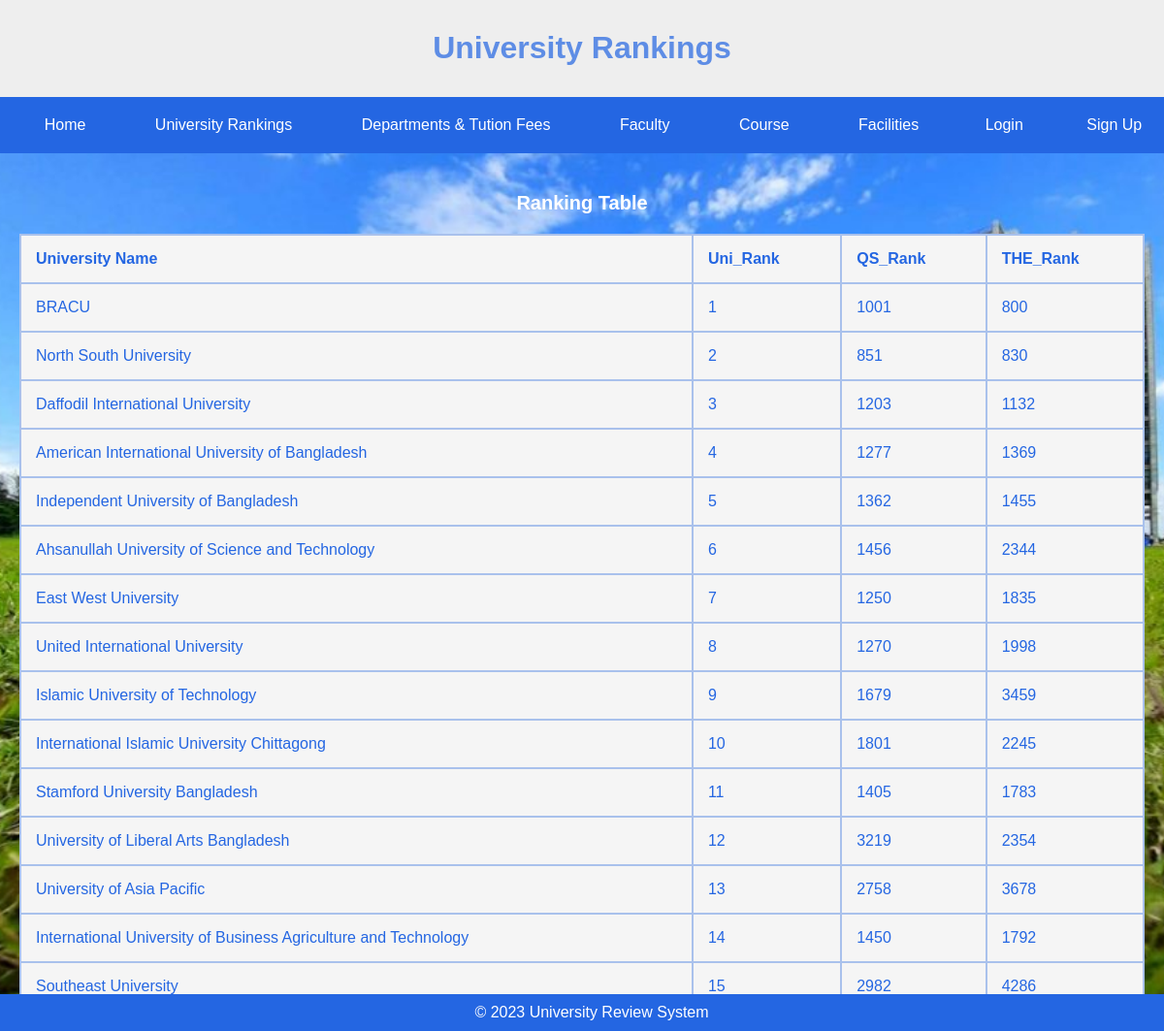
/ranking.php, run on the app's committed database.
### tables this page shows
CREATE TABLE `ranking` (
  `name` varchar(100) NOT NULL,
  `uni_rank` int(5) NOT NULL,
  `QS_rank` int(5) NOT NULL,
  `THE_rank` int(5) NOT NULL
);

### ranking.php (the view, shortened to what this page needs)
<?php
require_once('db.php');
$column = isset($_GET['column']) ? $_GET['column'] : 'uni_rank';
$order = isset($_GET['order']) ? $_GET['order'] : 'ASC';
$validColumns = ['name', 'uni_rank', 'QS_rank', 'THE_rank'];
$column = in_array($column, $validColumns) ? $column : 'uni_rank';
$query = "SELECT * FROM ranking ORDER BY $column $order";
$result = mysqli_query($con, $query);
?>
<!DOCTYPE html>
<html lang="en">
<head>
</head>
<body>
<header>
    <h1>University Rankings</h1>
</header>
<nav>
    <a href="index.php">Home</a>
    <a href="ranking.php">University Rankings</a>
    <a href="department.php">Departments & Tution Fees</a>
    <a href="faculty.php">Faculty</a>
    <a href="course.php">Course</a>
    <a href="facilities.php">Facilities</a>
    <a href="login.php" class="login">Login</a>
    <a href="signup.php" class="signup">Sign Up</a>
</nav>
<section>
    <h3>Ranking Table</h3>
    <table id="rankingsTable">
        <thead>
            <tr>
                <th onclick="sortTable('name')">University Name</th>
                <th onclick="sortTable('uni_rank')">Uni_Rank</th>
                <th onclick="sortTable('QS_rank')">QS_Rank</th>
                <th onclick="sortTable('THE_rank')">THE_Rank</th>
            </tr>
        </thead>
        <tbody>
        <?php
            while ($rows = mysqli_fetch_assoc($result)) {
                ?>
                <tr>
                    <td><?php echo $rows['name']; ?></td>
                    <td><?php echo $rows['uni_rank']; ?></td>
                    <td><?php echo $rows['QS_rank']; ?></td>
                    <td><?php echo $rows['THE_rank']; ?></td>
                </tr>
                <?php
            }
            ?>
        </tbody>
    </table>
</section>
<footer>
    &copy; 2023 University Review System
</footer>
</body>
</html>

### ranking.php (style rules this page uses)
body { font-family: Arial, sans-serif; margin: 0; padding: 0; background: url('pic.jpg') no-repeat center center fixed; background-size: cover; color: #fff; }
header { width: 100%; background-color: #eeeeee; color: #2466e2b6; text-align: center; padding: 10px; box-sizing: border-box; margin: 0; }
h3 { text-align: center; font-size: 20px; }
nav { width: 100%; background-color: #2466e2; color: white; padding: 10px; text-align: center; display: flex; font-size: bold; justify-content: space-around; }
nav a { text-decoration: none; color: white; padding: 10px 15px; border-radius: 5px; transition: background-color 0.3s ease; }
nav a.login, nav a.signup { padding: 10px 12px; }
section { padding: 20px; }
table { width: 100%; border-collapse: collapse; margin-top: 20px; border: 2px solid #2466e2; }
th, td { padding: 15px; text-align: left; border: 2px solid #a9c1ec; }
th { background-color:#f5f5f5 ; color: #2466e2; }
tbody tr { background-color:#f5f5f5; color: #2466e2; }
footer { background-color: #2466e2; color: white; padding: 10px; text-align: center; position: fixed; bottom: 0; width: 100%; }

### data on the page
ranking: name "BRACU", uni_rank "1", QS_rank "1001", THE_rank "800"
ranking: name "North South University", uni_rank "2", QS_rank "851", THE_rank "830"
ranking: name "Daffodil International University", uni_rank "3", QS_rank "1203", THE_rank "1132"
ranking: name "American International University of Bangladesh", uni_rank "4", QS_rank "1277", THE_rank "1369"
ranking: name "Independent University of Bangladesh", uni_rank "5", QS_rank "1362", THE_rank "1455"
ranking: name "Ahsanullah University of Science and Technology", uni_rank "6", QS_rank "1456", THE_rank "2344"
ranking: name "East West University", uni_rank "7", QS_rank "1250", THE_rank "1835"
ranking: name "United International University", uni_rank "8", QS_rank "1270", THE_rank "1998"
ranking: name "Islamic University of Technology", uni_rank "9", QS_rank "1679", THE_rank "3459"
ranking: name "International Islamic University Chittagong", uni_rank "10", QS_rank "1801", THE_rank "2245"
ranking: name "Stamford University Bangladesh", uni_rank "11", QS_rank "1405", THE_rank "1783"
ranking: name "University of Liberal Arts Bangladesh", uni_rank "12", QS_rank "3219", THE_rank "2354"
ranking: name "University of Asia Pacific", uni_rank "13", QS_rank "2758", THE_rank "3678"
ranking: name "International University of Business Agriculture and Technology", uni_rank "14", QS_rank "1450", THE_rank "1792"
ranking: name "Southeast University", uni_rank "15", QS_rank "2982", THE_rank "4286"
